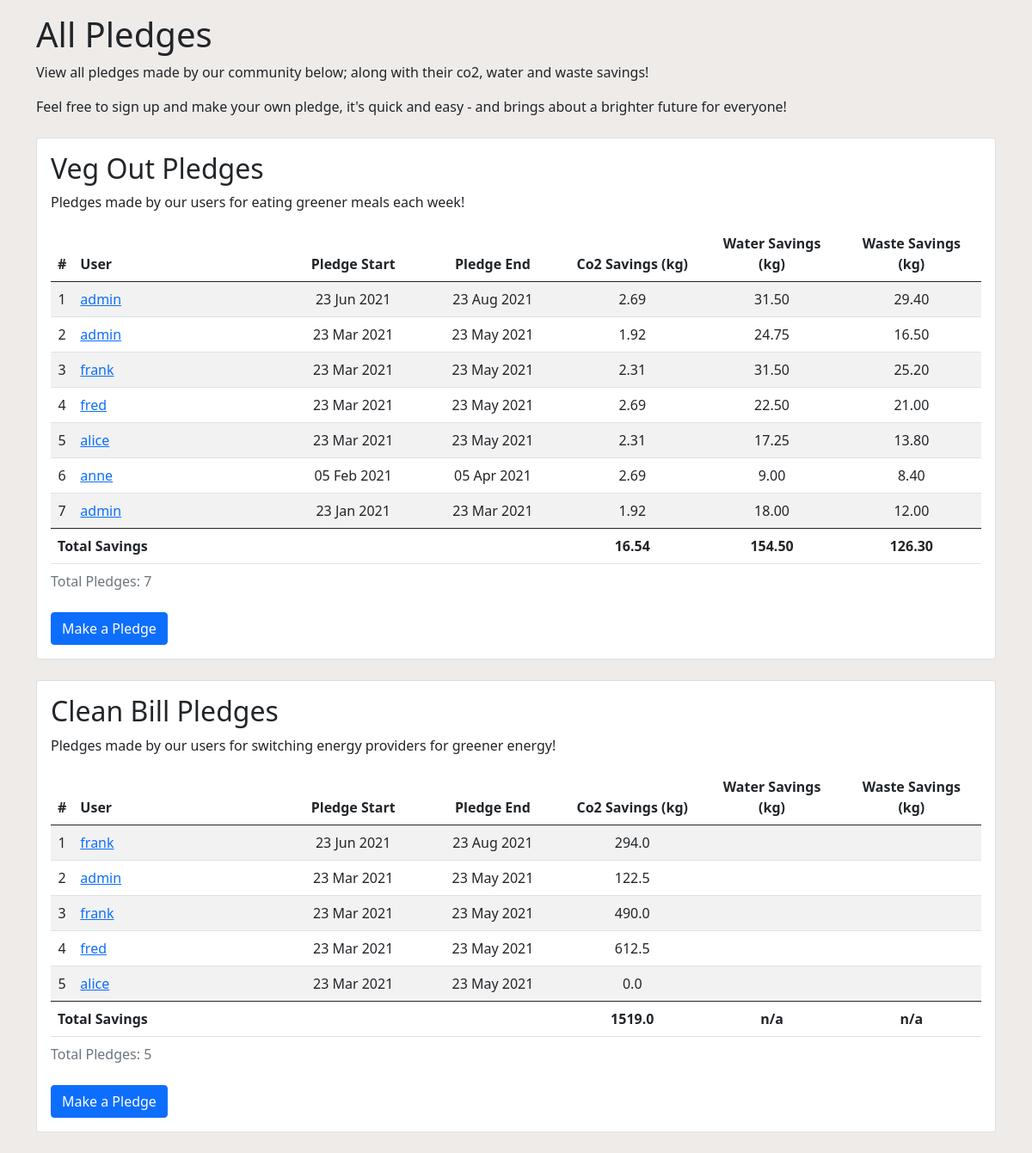
The page / on the database its author committed.
### pledges/models.py (models this page shows, shortened)
class VegOut(Pledgeable):
    class VegMealCount(float, models.Choices):
        ONE_TO_FIVE = 2.5, _('1 to 5')
        SIX_TO_TEN = 3, _('6 to 10')
        TEN_PLUS = 3.5, _('10+')
    user = models.ForeignKey(
        User,
        on_delete=models.CASCADE,
        verbose_name=_('user'),
    )
    current_meals = models.PositiveIntegerField(
        _('current meals'),
        validators=[MaxValueValidator(limit_value=42)],
        help_text=_(
            """
            The amount of meaty meals you currently have each week.
            """
        ),
    )
    veggie_meals = models.FloatField(
        _('veggie meals'),
        choices=VegMealCount.choices,
        default=VegMealCount.ONE_TO_FIVE,
        help_text=_(
            """
            The amount of meals you wish to go veggie for.
            """
        ),
    )
    version = models.FloatField(_('calculation version'), default=1.0)
    objects = VegOutQuerySet.as_manager()
    class Meta:
        ordering = ('-pledge_start',)
        verbose_name = _('veg out pledge')
        verbose_name_plural = _('veg out pledges')

class CleanBill(Pledgeable):
    class EnergySupplier(float, models.Choices):
        BOG_STANDARD = 0.5, _('Bog Standard')
        GREEN_ENERGY = 0, _('Great Green Tariff')
    class HeatingSource(float, models.Choices):
        GAS_OR_OIL = 5, _('Gas or Oil')
        ELECTRICITY = 3, _('Electicity')
    user = models.ForeignKey(
        User,
        on_delete=models.CASCADE,
        verbose_name=_('user'),
    )
    number_of_people = models.PositiveIntegerField(
        _('number of people'),
        validators=[MaxValueValidator(limit_value=12)],
        help_text=_(
            """
            The number of people currently living in your house.
            """
        ),
    )
    energy_supplier = models.FloatField(
        _('energy supplier'),
        choices=EnergySupplier.choices,
        help_text=_(
            """
            Your current energy supplier.
            """
        ),
    )
    heating_source = models.FloatField(
        _('heating source'),
        choices=HeatingSource.choices,
        help_text=_(
            """
            Your current heating source.
            """
        ),
    )
    version = models.FloatField(_('calculation version'), default=1.0)
    objects = CleanBillQuerySet.as_manager()
    class Meta:
        ordering = ('-pledge_start',)
        verbose_name = _('clean bill pledge')
        verbose_name_plural = _('clean bill pledges')

### accounts/models.py (models this page shows)
class CustomUser(AbstractUser):
    pass
    def __str__(self):
        return self.username

### pledges/views.py (the view)
# urls.py: path('', views.PledgeListView.as_view(), name='pledge_list'),
class PledgeListView(TemplateView):
    template_name = 'pledges/pledge_list.html'
    def get_context_data(self, **kwargs):
        context = super().get_context_data()
        context['veg_out_list'] = veg_out = VegOut.objects.summary()
        context['veg_out_total'] = veg_out.total()
        context['clean_bill_list'] = clean_bill = CleanBill.objects.summary()
        context['clean_bill_total'] = clean_bill.total()
        return context

### pledges/behaviours.py (called while the page is built)
    @property
    def pledge_end(self):
        result = self.pledge_start + relativedelta(months=2)
        return result

### pledges/managers.py (called while the page is built)
    def summary(self):
        return self.select_related('user').annotate(
            qs_co2_savings=0.0884 * F('veggie_meals') * 8.7,
            qs_water_savings=ExpressionWrapper(0.75 * F('current_meals'), output_field=models.FloatField()),
            qs_waste_savings=ExpressionWrapper(
                0.2 * F('current_meals') * F('veggie_meals'), output_field=models.FloatField()
            ),
        )

    def total(self):
        return self.summary().aggregate(
            total_co2=Sum('qs_co2_savings'),
            total_water=Sum('qs_water_savings'),
            total_waste=Sum('qs_waste_savings'),
        )

    def summary(self):
        return self.select_related('user').annotate(
            qs_co2_savings=ExpressionWrapper(
                49 * F('energy_supplier') * F('number_of_people') * F('heating_source'),
                output_field=models.FloatField(),
            ),
        )

    def total(self):
        return self.summary().aggregate(
            total_co2=Sum('qs_co2_savings'),
        )

### templates/pledges/pledge_list.html (shortened to what this page needs)
{% extends 'base.html' %}
{% block content %}
<h1 class="mt-3">All Pledges</h1>
<p>View all pledges made by our community below; along with their co2, water and waste savings!</p>
<p class="mb-4">Feel free to sign up and make your own pledge, it's quick and easy - and brings about a brighter future
    for everyone!
</p>
<div class="card mb-4">
    <div class="card-body">
        <h2>Veg Out Pledges</h2>
        <p>Pledges made by our users for eating greener meals each week!</p>
        <div class="table-responsive">
            <table class="table table-striped table-hover text-center">
                <caption>Total Pledges: {{ veg_out_list|length }}</caption>
                <thead>
                    <tr>
                        <th style="width: 1%; text-align: center;">#</th>
                        <th style="text-align: start;">User</th>
                        <th style="width: 15%;">Pledge Start</th>
                        <th style="width: 15%;">Pledge End</th>
                        <th style="width: 15%;">Co2 Savings (kg)</th>
                        <th style="width: 15%;">Water Savings (kg)</th>
                        <th style="width: 15%;">Waste Savings (kg)</th>
                    </tr>
                </thead>
                <tbody>
                    {% for object in veg_out_list %}
                    <tr>
                        <td style="width: 1%; text-align: center;">{{ forloop.counter }}</td>
                        <td style="text-align: start;">
                            <a href="{% url 'pledges:user_pledge_list' object.user_id %}">
                                {{ object.user }}
                            </a>
                        </td>
                        <td style="width: 15%; text-align: center;">{{ object.pledge_start|date:"d M Y" }}</td>
                        <td style="width: 15%; text-align: center;">{{ object.pledge_end|date:"d M Y" }}</td>
                        <td style="width: 15%; text-align: center;">{{ object.qs_co2_savings|floatformat:2 }}</td>
                        <td style="width: 15%; text-align: center;">{{ object.qs_water_savings|floatformat:2 }}</td>
                        <td style="width: 15%; text-align: center;">{{ object.qs_waste_savings|floatformat:2 }}</td>
                    </tr>
                    {% endfor %}
                </tbody>
                <tfoot>
                    <tr>
                        <th style="text-align: start;" colspan="4">Total Savings</th>
                        <th style="width: 15%; text-align: center;">{{ veg_out_total.total_co2|floatformat:2 }}</th>
                        <th style="width: 15%; text-align: center;">{{ veg_out_total.total_water|floatformat:2 }}</th>
                        <th style="width: 15%; text-align: center;">{{ veg_out_total.total_waste|floatformat:2 }}</th>
                    </tr>
                </tfoot>
            </table>
        </div>
        <a class="btn btn-primary" href="#">Make a Pledge</a>
    </div>
</div>
<div class="card mb-4">
    <div class="card-body">
        <h2>Clean Bill Pledges</h2>
        <p>Pledges made by our users for switching energy providers for greener energy!</p>
        <div class="table-responsive">
            <table class="table table-striped table-hover text-center">
                <caption>Total Pledges: {{ clean_bill_list|length }}</caption>
                <thead>
                    <tr>
                        <th style="width: 1%; text-align: center;">#</th>
                        <th style="text-align: start;">User</th>
                        <th style="width: 15%;">Pledge Start</th>
                        <th style="width: 15%;">Pledge End</th>
                        <th style="width: 15%;">Co2 Savings (kg)</th>
                        <th style="width: 15%;">Water Savings (kg)</th>
                        <th style="width: 15%;">Waste Savings (kg)</th>
                    </tr>
                </thead>
                <tbody>
                    {% for object in clean_bill_list %}
                    <tr>
                        <td style="width: 1%; text-align: center;">{{ forloop.counter }}</td>
                        <td style="text-align: start;">
                            <a href="{% url 'pledges:user_pledge_list' object.user_id %}">
                                {{ object.user }}
                            </a>
                        </td>
                        <td style="width: 15%; text-align: center;">{{ object.pledge_start|date:"d M Y" }}</td>
                        <td style="width: 15%; text-align: center;">{{ object.pledge_end|date:"d M Y" }}</td>
                        <td style="width: 15%; text-align: center;">{{ object.qs_co2_savings|floatformat:1 }}</td>
                        <td style="width: 15%; text-align: center;"></td>
                        <td style="width: 15%; text-align: center;"></td>
                    </tr>
                    {% endfor %}
                </tbody>
                <tfoot>
                    <tr>
                        <th style="text-align: start;" colspan="4">Total Savings</th>
                        <th style="width: 15%; text-align: center;">{{ clean_bill_total.total_co2|floatformat:1 }}</th>
                        <th style="width: 15%; text-align: center;">n/a</th>
                        <th style="width: 15%; text-align: center;">n/a</th>
                    </tr>
                </tfoot>
            </table>
        </div>
        <a class="btn btn-primary" href="#">Make a Pledge</a>
    </div>
</div>
{% endblock content %}

### templates/base.html (shortened to what this page needs)
{% load static %}
<!doctype html>
<html lang="en">
<head>
    <link href="https://cdn.jsdelivr.net/npm/bootstrap@5.0.0-beta2/dist/css/bootstrap.min.css" rel="stylesheet"
>
    <link rel="stylesheet" href="https://cdnjs.cloudflare.com/ajax/libs/font-awesome/5.15.2/css/all.min.css"
>
</head>
<body>
    <div class="container">
        {% block content %}{% endblock content %}
    </div>
</body>
</html>

### templates/pledges/pledge_list.html (style rules this page uses)
body { background: #efebe9; }

### rows shown on the page
VegOut: user "admin", pledge_start "23 Jun 2021", pledge_end "23 Aug 2021", qs_co2_savings "2.69", qs_water_savings "31.50", qs_waste_savings "29.40"
VegOut: user "admin", pledge_start "23 Mar 2021", pledge_end "23 May 2021", qs_co2_savings "1.92", qs_water_savings "24.75", qs_waste_savings "16.50"
VegOut: user "frank", pledge_start "23 Mar 2021", pledge_end "23 May 2021", qs_co2_savings "2.31", qs_water_savings "31.50", qs_waste_savings "25.20"
VegOut: user "fred", pledge_start "23 Mar 2021", pledge_end "23 May 2021", qs_co2_savings "2.69", qs_water_savings "22.50", qs_waste_savings "21.00"
VegOut: user "alice", pledge_start "23 Mar 2021", pledge_end "23 May 2021", qs_co2_savings "2.31", qs_water_savings "17.25", qs_waste_savings "13.80"
VegOut: user "anne", pledge_start "05 Feb 2021", pledge_end "05 Apr 2021", qs_co2_savings "2.69", qs_water_savings "9.00", qs_waste_savings "8.40"
VegOut: user "admin", pledge_start "23 Jan 2021", pledge_end "23 Mar 2021", qs_co2_savings "1.92", qs_water_savings "18.00", qs_waste_savings "12.00"
CleanBill: user "frank", pledge_start "23 Jun 2021", pledge_end "23 Aug 2021", qs_co2_savings "294.0"
CleanBill: user "admin", pledge_start "23 Mar 2021", pledge_end "23 May 2021", qs_co2_savings "122.5"
CleanBill: user "frank", pledge_start "23 Mar 2021", pledge_end "23 May 2021", qs_co2_savings "490.0"
CleanBill: user "fred", pledge_start "23 Mar 2021", pledge_end "23 May 2021", qs_co2_savings "612.5"
CleanBill: user "alice", pledge_start "23 Mar 2021", pledge_end "23 May 2021", qs_co2_savings "0.0"

### other values the page prints
{{ veg_out_list|length }} "7"
{{ veg_out_total.total_co2|floatformat:2 }} "16.54"
{{ veg_out_total.total_water|floatformat:2 }} "154.50"
{{ veg_out_total.total_waste|floatformat:2 }} "126.30"
{{ clean_bill_list|length }} "5"
{{ clean_bill_total.total_co2|floatformat:1 }} "1519.0"
